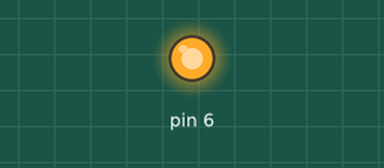
Recording of a sketch running on a simulated Arduino Uno, built with avr-gcc and run on an emulated ATmega328P. On the bench: output pins drawn as LEDs (lit = HIGH).

Above: at 0.1 s.
At 1.1 s:
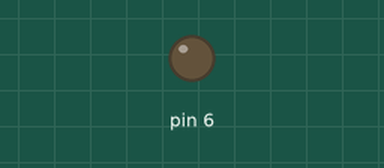
Timing chart, 0 to 2.6 s (numbered marks = the images above):
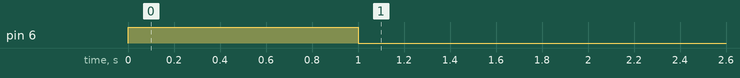

The sketch:

sub.ino
```cpp
#include <AltSoftSerial.h>

AltSoftSerial altSerial;

void setup() {
  altSerial.begin(9600);
  pinMode(6,OUTPUT);
  digitalWrite(6,HIGH);
  delay(1000);
  digitalWrite(6,LOW);
}

void loop() {
  char c;
  if (altSerial.available()) {
    c = altSerial.read();
    digitalWrite(6,HIGH);
    delay(400);
    digitalWrite(6,LOW);
  }
}

// 모터 6번, hm10 rx->9 tx->8
```
